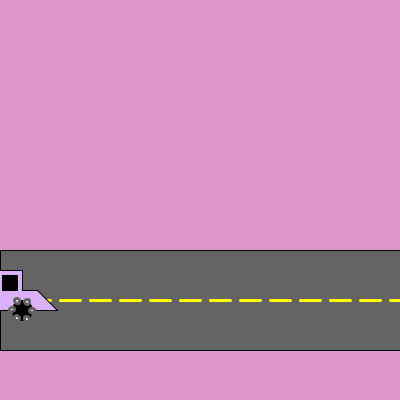
Frame 1 (no input)
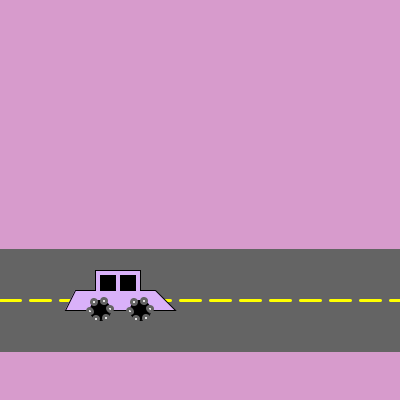
Frame 60 (the mouse pressed at the canvas centre just before this capture)
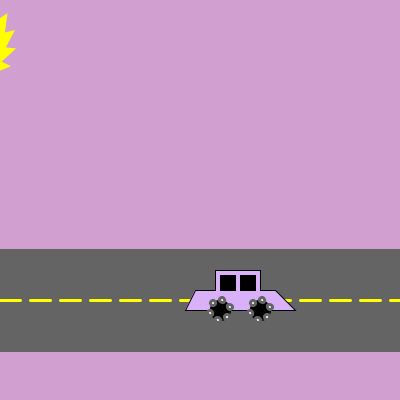
Frame 120 (the mouse held since frame 60 and released just before this capture)

The Processing sketch that drew these frames (run headless with seeded random() and noise(); from frame 60 on, the mouse is pressed at the canvas centre):

// Processing sketch: group_2_assignment4
// ── group_2_assignment4.pde
sun_moon mySun;

Car1 myCar;
float roadY; // Y-coordinate of the road
float dashLength = 20; // Length of each dash
float dashGap = 10;   // Gap between dashes

void setup() {
    size(400, 400);
    mySun = new sun_moon();
    myCar = new Car1();
    roadY = height / 2 + 50;  // Set the road's Y-coordinate
}

void draw() {
    mySun.move_across_sky();
    mySun.SunAngle += 0.02;
    mySun.display();
    
  // Draw the road
  fill(100); // Set the road color
  rect(0, roadY, width, 100);

  // Draw dashed yellow lines on the road
  stroke(255, 255, 0); // Yellow color
  strokeWeight(3); // Line thickness
  float x = 0;
  while (x < width) {
    line(x, roadY + 50, x + dashLength, roadY + 50); // Adjust the Y-coordinate as needed
    x += dashLength + dashGap;
  }
  stroke(100);
  myCar.move(2);
  myCar.wheel1Angle += 0.05;
  myCar.wheel2Angle += 0.05;
  myCar.display();
}

// ── background.pde
class sun_moon {
    PShape SunGroup; // circle + triangles rotating
    PShape SunBody;
    PShape SunTriangles;
    PShape Moon;
    float SunAngle = 0;
    float x;
    float y;
    color bg_day = color(150, 220, 255);
    color bg_night = color(0, 0, 50);
    color bg_sunrise = color(220, 150, 200);
    float time;

    color sunC = color(255, 255, 0);
    color moonC = color(246, 241, 213);

    boolean day = true;

    sun_moon() {
        SunGroup = createShape(GROUP);

        SunBody = createShape(ELLIPSE, 0, 0, 80, 80);

        SunGroup.addChild(SunBody);
        SunBody.setFill(sunC);

        Moon = createShape(ELLIPSE, 0, 0, 60, 60);
        Moon.setFill(moonC);
        Moon.setStroke(moonC);
    }

    void triangle(float v1, float v2, float v3, float v4, float v5, float v6) {
        // add triangles to sun body
        PShape a;
        a = createShape();
        a.setFill(sunC);
        a.beginShape(TRIANGLES);
        a.noStroke();
        a.vertex(v1, v2);
        a.vertex(v3, v4);
        a.vertex(v5, v6);
        a.endShape(CLOSE);

        for (int i=0; i<18; i++) {
            pushMatrix();
            a.rotate(radians(20));
            shape(a);
            SunBody.addChild(a);
            popMatrix();
        }
    }

    void display() {
        if (day) {
            // display sun
            pushMatrix();
            translate(x, y);
            shape(SunGroup);
            pushMatrix();
            rotate(SunAngle);
            triangle(0, 0, 0, 40, 35, 40);

            popMatrix();
            popMatrix();
        } else {
            //display moon
            pushMatrix();
            
            translate(x, y);
            shape(Moon);
            popMatrix();
        }
    }
    void move_across_sky() {
        bg_cycle();
        time = (frameCount/800.0) %1;
        // move sun/moon along bezier arc
        x = bezierPoint(-100, 0, width, width+100, time);
        y = bezierPoint(height/2-100, -50, -50, height/2-100, time);

        if (time%1 == 0) {
            x = -80;
            day = !day; // switch between day/night
        }
    }
    void bg_cycle() {
        color interA;
        if (!day) {
            //night cycle
            if (time > 0.5) {
                interA = lerpColor(bg_sunrise, bg_night, abs(1-time));
            } else {
                interA = lerpColor(bg_sunrise, bg_night, abs(time));
            }
        } else {
            //day cycle
            if (time > 0.5) {
                interA = lerpColor(bg_sunrise, bg_day, abs(1-time));
            } else {
                interA = lerpColor(bg_sunrise, bg_day, abs(time));
            }
        }
        background(interA);
    }
}

// ── foreground.pde
class Car1 {
  PShape carGroup;
  PShape carBody;
  PShape wheelsGroup;
  PShape wheel1;
  PShape wheel2;
  PShape windows1;
  PShape windows2;
  float x;
  float y;
  color carColor;
  float wheel1Angle = 0;
  float wheel2Angle = 0;
  PShape wheel3;
  PShape wheel4;

  Car1() {
    carGroup = createShape(GROUP);
    carBody = createShape(); // Create car body
    carBody.beginShape();
    carBody.vertex(-45, -10);
    carBody.vertex(-25, -10);
    carBody.vertex(-25, -30);
    carBody.vertex(-25, -30);
    carBody.vertex(20, -30);
    carBody.vertex(20, -10);
    carBody.vertex(35, -10);
    carBody.vertex(55, 10);
    carBody.vertex(-55, 10);
    carBody.endShape(CLOSE);
    carGroup.addChild(carBody);
    randomizeColor();
    fill(0);

    wheelsGroup = createShape(GROUP); // Create the wheels
    wheel1 = createShape(ELLIPSE, -20, 10, 20, 20);
    wheelsGroup.addChild(wheel1);
    wheel2 = createShape(ELLIPSE, 20, 10, 20, 20);
    wheelsGroup.addChild(wheel2);

    windows1 = createShape(RECT, -20, -25, 15, 15); // Create the windows
    windows1.setFill(color(0));
    carGroup.addChild(windows1);
    windows2 = createShape(RECT, 0, -25, 15, 15);
    windows2.setFill(color(0));
    carGroup.addChild(windows2);
    fill(255);
    carGroup.addChild(wheelsGroup);
    y = height / 2 + 100;
  }

  void display() {
    pushMatrix();
    translate(x, y);
    shape(carGroup); // Draw the car body and windows

    pushMatrix();
    translate(-20, 10);
    rotate(wheel1Angle);
    for (int i = 0; i < 6; i++) { // Create a rotating pattern of larger ellipses
      float angle = radians(i * 60);
      float X1 = cos(angle) * 10;
      float Y1 = sin(angle) * 10;
      fill(255);
      ellipse(X1, Y1, 5, 5);
    }
    popMatrix();

    pushMatrix();
    translate(20, 10);
    rotate(wheel2Angle);
    for (int i = 0; i < 6; i++) {
      float angle = radians(i * 60);
      float X2 = cos(angle) * 10;
      float Y2 = sin(angle) * 10;
      fill(255);
      ellipse(X2, Y2, 5, 5);
    }
    popMatrix();

    popMatrix();
  }

  void move(float speed) {
    x += speed;
    if (x > width + 50) {
      x = -50;
      randomizeColor();
    }
  }

  void randomizeColor() {
    carColor = color(random(150, 255), random(150, 255), random(150, 255));
    carBody.setFill(carColor);
  }
}
